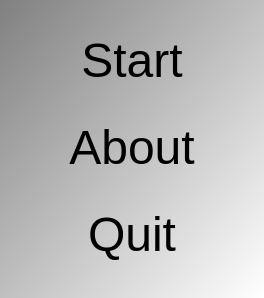
<?xml version="1.0" encoding="UTF-8"?>
<ui version="4.0">
 <class>QtToolEncrangerMenuDialog</class>
 <widget class="QDialog" name="QtToolEncrangerMenuDialog">
  <property name="geometry">
   <rect>
    <x>0</x>
    <y>0</y>
    <width>264</width>
    <height>298</height>
   </rect>
  </property>
  <property name="font">
   <font>
    <pointsize>20</pointsize>
   </font>
  </property>
  <property name="windowTitle">
   <string>Encranger</string>
  </property>
  <property name="windowIcon">
   <iconset resource="ToolEncranger.qrc">
    <normaloff>:/images/ToolEncrangerArrowUp16x16.png</normaloff>:/images/ToolEncrangerArrowUp16x16.png</iconset>
  </property>
  <property name="styleSheet">
   <string notr="true">QDialog { 
background-color: qlineargradient(x1: 0, y1: 0, x2: 1, y2: 1, stop: 0  #808080, stop: 1 #ffffff);
}
QPushButton { background-color: rgb(255, 255, 255);  }
QPushButton { color: rgb(0,0,0); }
QPushButton { font: 48px  }</string>
  </property>
  <layout class="QGridLayout" name="gridLayout">
   <item row="1" column="0">
    <widget class="QPushButton" name="button_about">
     <property name="text">
      <string>About</string>
     </property>
     <property name="flat">
      <bool>true</bool>
     </property>
    </widget>
   </item>
   <item row="2" column="0">
    <widget class="QPushButton" name="button_quit">
     <property name="text">
      <string>Quit</string>
     </property>
     <property name="flat">
      <bool>true</bool>
     </property>
    </widget>
   </item>
   <item row="0" column="0">
    <widget class="QPushButton" name="button_start">
     <property name="text">
      <string>Start</string>
     </property>
     <property name="flat">
      <bool>true</bool>
     </property>
    </widget>
   </item>
  </layout>
 </widget>
 <tabstops>
  <tabstop>button_start</tabstop>
  <tabstop>button_about</tabstop>
  <tabstop>button_quit</tabstop>
 </tabstops>
 <resources>
  <include location="ToolEncranger.qrc"/>
 </resources>
 <connections/>
</ui>
